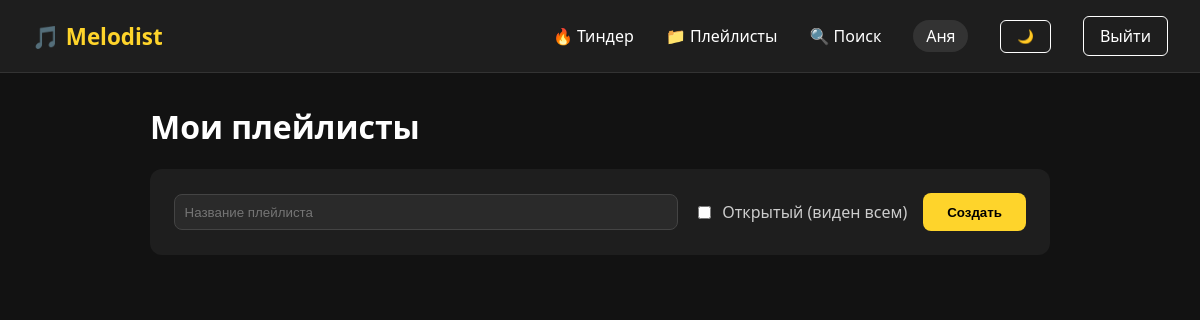
Before: /playlists (signed in) with the older database file.
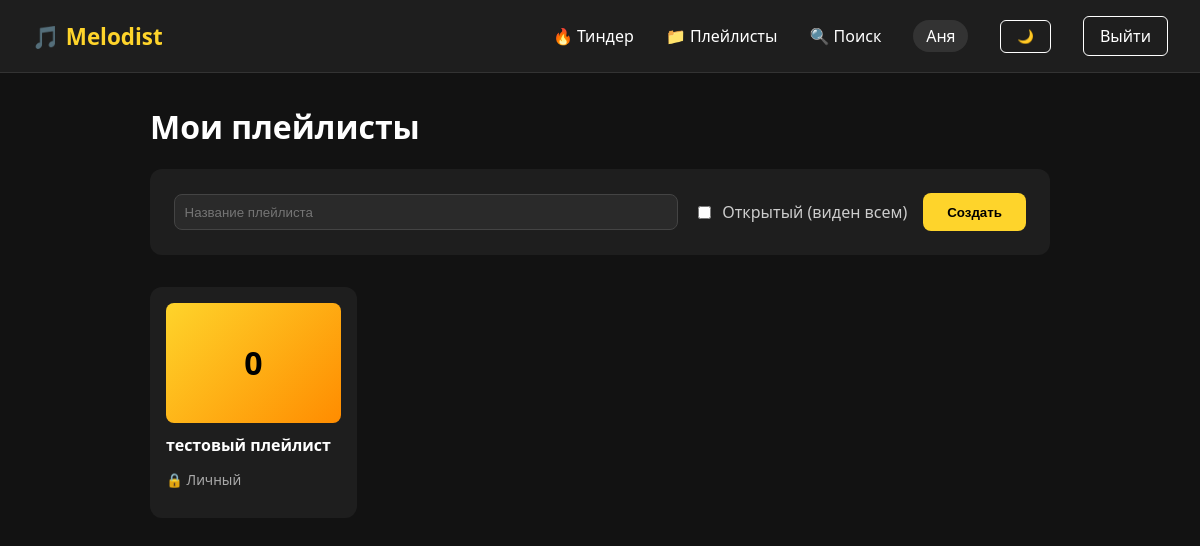
After: the same page with the newer database file.
### app.py (models this page shows)
class User(db.Model, UserMixin):
    id = db.Column(db.Integer, primary_key=True)  # первичный ключ
    username = db.Column(db.String(50), unique=True, nullable=False)  # уникальный логин
    password = db.Column(db.String(255), nullable=False)  # хэш пароля
    genres = db.Column(db.String(200))  # музыкальные вкусы, заполняются после регистрации на странице
    artists = db.Column(db.String(200))
    playlists = db.relationship('Playlist', backref='owner', lazy=True)
    dislikes = db.relationship('Track', secondary=disliked_tracks, backref='disliked_by')

class Playlist(db.Model):
    id = db.Column(db.Integer, primary_key=True)
    name = db.Column(db.String(200), nullable=False)
    is_public = db.Column(db.Boolean, default=False)
    user_id = db.Column(db.Integer, db.ForeignKey('user.id'), nullable=False)
    tracks = db.relationship('Track', secondary='playlist_track', lazy='subquery',
                             backref=db.backref('playlists', lazy=True))

### app.py (the view)
@app.route('/playlists')
@login_required
def playlists():
    my_playlists = Playlist.query.filter_by(user_id=current_user.id).all()
    return render_template('playlists.html', playlists=my_playlists)

### app.py (called while the page is built)
@login_manager.user_loader
def load_user(user_id):
    return db.session.get(User, int(user_id))

### templates/playlists.html
{% extends "base.html" %}
{% block content %}
<h1 class="section-title">Мои плейлисты</h1>
<div class="create-playlist">
    <form method="POST" action="{{ url_for('create_playlist') }}">
        <input type="text" name="name" placeholder="Название плейлиста" required>
        <label class="checkbox-label">
            <input type="checkbox" name="is_public"> Открытый (виден всем)
        </label>
        <button type="submit" class="btn-accent">Создать</button>
    </form>
</div>
<div class="playlist-grid">
    {% for playlist in playlists %}
    <a href="{{ url_for('playlist_detail', playlist_id=playlist.id) }}" class="playlist-card">
        <div class="playlist-cover">
            <span>{{ playlist.tracks|length }}</span>
        </div>
        <h3>{{ playlist.name }}</h3>
        <p>{% if playlist.is_public %} 🌐 Открытый {% else %} 🔒 Личный {% endif %}</p>
    </a>
    {% endfor %}
</div>
{% endblock %}

### templates/base.html (shortened to what this page needs)
<!DOCTYPE html>
<html lang="ru">
<head>
    <link rel="stylesheet" href="{{ url_for('static', filename='style.css') }}">
</head>
<body class="dark">
    <nav class="navbar">
        <a href="{{ url_for('index') }}" class="logo">🎵 Melodist</a>
        {% if current_user.is_authenticated %}
            <div class="nav-links">
                <a href="{{ url_for('tinder') }}">🔥 Тиндер</a>
                <a href="{{ url_for('playlists') }}">📁 Плейлисты</a>
                <a href="{{ url_for('search') }}">🔍 Поиск</a>
                <a href="{{ url_for('profile') }}" class="user-badge" title="Мой профиль">{{ current_user.username }}</a>
                <button id="theme-toggle" class="btn-outline" title="Переключить тему">🌙</button>
                <a href="{{ url_for('logout') }}" class="btn-outline">Выйти</a>
            </div>
        {% endif %}
    </nav>
    <main class="content">
        {% block content %}{% endblock %}
    </main>
</body>
</html>

### static/style.css (style rules this page uses)
:root { --bg: #121212; --surface: #1e1e1e; --text: #fff; --accent: #FED42B; }
body { background: var(--bg); color: var(--text); font-family: 'Segoe UI', sans-serif; margin: 0; transition: background 0.3s ease, color 0.3s ease; }
.navbar { display: flex; justify-content: space-between; align-items: center; padding: 1rem 2rem; background: var(--surface); border-bottom: 1px solid #333; }
.logo { font-size: 1.4rem; font-weight: bold; color: var(--accent); text-decoration: none; }
.nav-links { display: flex; gap: 2rem; align-items: center; }
.nav-links a { color: var(--text); text-decoration: none; font-weight: 500; }
.user-badge { background: #333; padding: 0.3rem 0.8rem; border-radius: 20px; }
.content { max-width: 900px; margin: 2rem auto; padding: 0 1rem; }
.btn-accent { background: var(--accent); color: #000; border: none; padding: 0.7rem 1.5rem; border-radius: 8px; font-weight: bold; cursor: pointer; transition: 0.2s; }
.btn-outline { border: 1px solid var(--text); color: var(--text); background: transparent; padding: 0.5rem 1rem; border-radius: 6px; text-decoration: none; }
.create-playlist { background: var(--surface); padding: 1.5rem; border-radius: 12px; margin-bottom: 2rem; }
.create-playlist form { display: flex; gap: 1rem; align-items: center; flex-wrap: wrap; }
.create-playlist input[type="text"] { padding: 0.6rem; background: #2a2a2a; border: 1px solid #444; border-radius: 8px; color: white; flex: 1; }
.checkbox-label { display: flex; align-items: center; gap: 0.5rem; color: #ccc; }
.playlist-grid { display: grid; grid-template-columns: repeat(auto-fill, minmax(180px, 1fr)); gap: 1.5rem; }
.playlist-card { background: var(--surface); border-radius: 12px; padding: 1rem; text-decoration: none; color: inherit; transition: transform 0.2s; }
.playlist-cover { width: 100%; height: 120px; background: linear-gradient(135deg, #FED42B, #ff8c00); border-radius: 8px; display: flex; align-items: center; justify-content: center; font-size: 2rem; font-weight: bold; color: #000; }
.playlist-card h3 { margin: 0.7rem 0 0.2rem; font-size: 1rem; }
.playlist-card p { color: #aaa; font-size: 0.85rem; }

Changed rows visible on the page:
added Playlist: tracks|length "0", name "тестовый плейлист", is_public "🔒 Личный"
